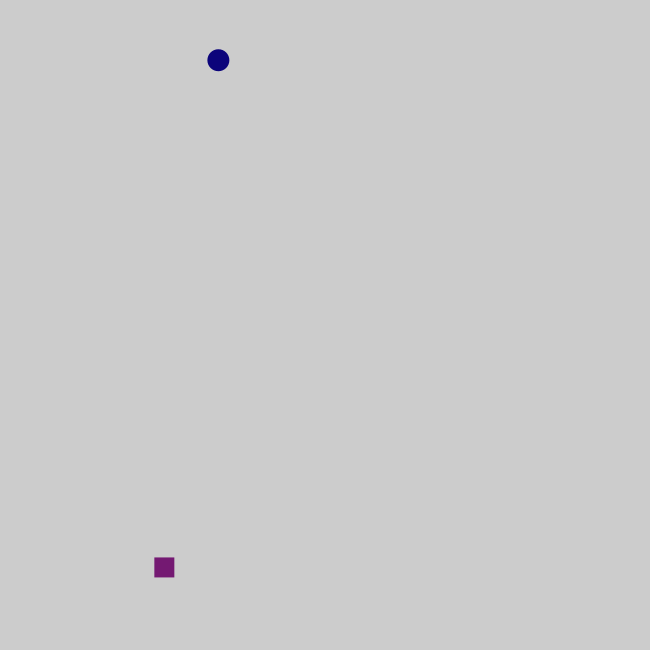
Frame 1 (no input)
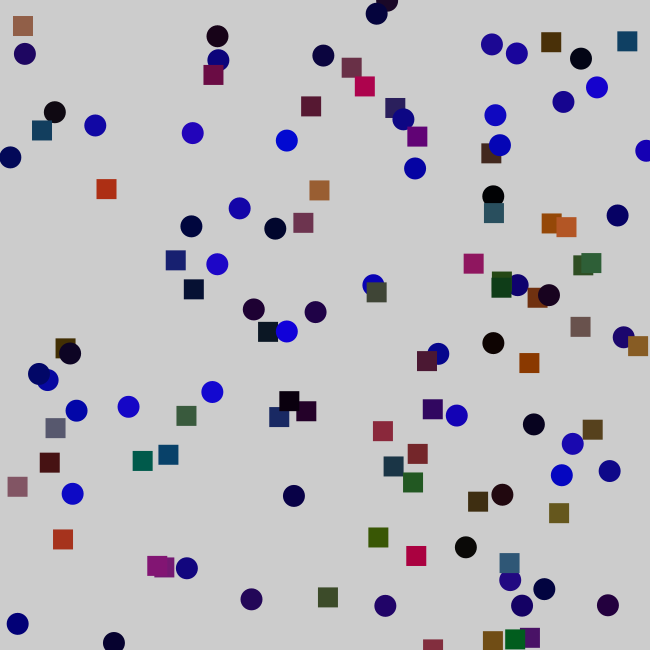
Frame 60 (the mouse pressed at the canvas centre just before this capture)
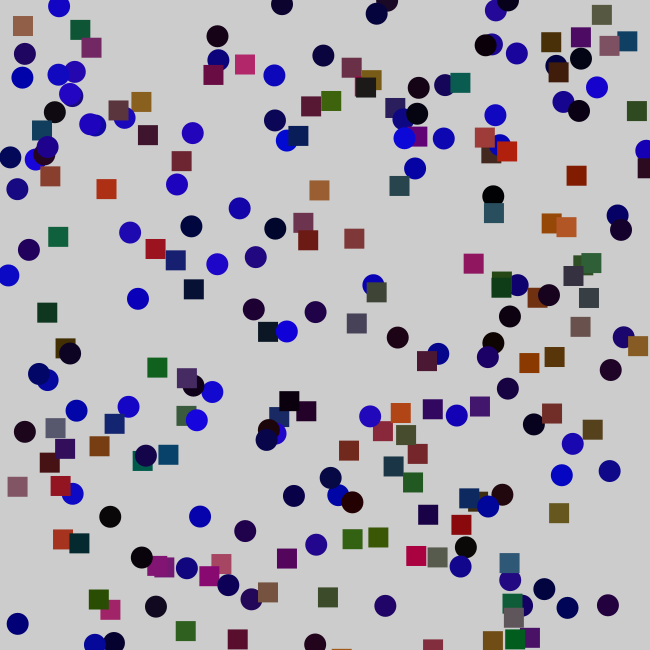
Frame 120 (the mouse held since frame 60 and released just before this capture)

The Processing sketch that drew these frames (run headless with seeded random() and noise(); from frame 60 on, the mouse is pressed at the canvas centre):

// Processing sketch: Prompt_2_Layered
// ── Prompt_2_Layered.pde
void setup(){
  size(650, 650);
}

void draw(){
  noStroke();
  fill(random(180), random(100), random(120));
  rect(random(width), random(height), 20, 20);
  fill(random(38), random(10), random(224));
  circle(random(width), random(height), 22);
}
